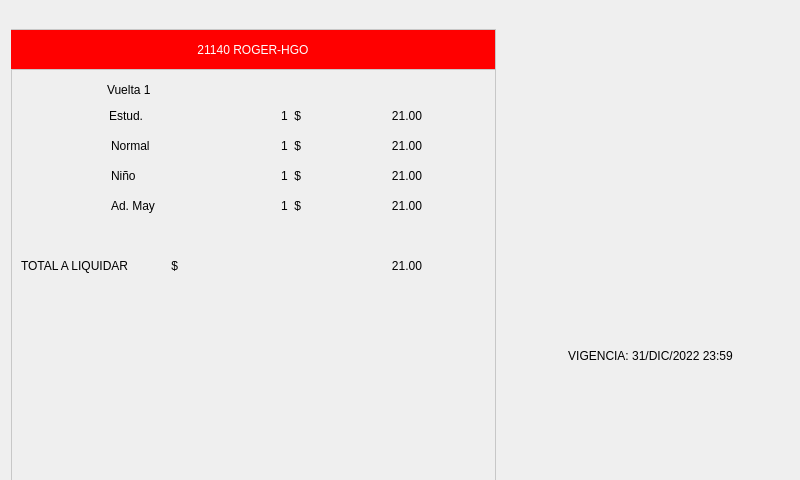
<?xml version="1.0" encoding="UTF-8"?>
<ui version="4.0">
 <class>Form</class>
 <widget class="QWidget" name="Form">
  <property name="geometry">
   <rect>
    <x>0</x>
    <y>0</y>
    <width>800</width>
    <height>480</height>
   </rect>
  </property>
  <property name="minimumSize">
   <size>
    <width>800</width>
    <height>480</height>
   </size>
  </property>
  <property name="maximumSize">
   <size>
    <width>800</width>
    <height>480</height>
   </size>
  </property>
  <property name="windowTitle">
   <string>Form</string>
  </property>
  <widget class="QLabel" name="label_font">
   <property name="geometry">
    <rect>
     <x>0</x>
     <y>0</y>
     <width>800</width>
     <height>480</height>
    </rect>
   </property>
   <property name="text">
    <string/>
   </property>
   <property name="pixmap">
    <pixmap>../Imagenes/Servicios.jpg</pixmap>
   </property>
   <property name="scaledContents">
    <bool>true</bool>
   </property>
   <property name="margin">
    <number>0</number>
   </property>
   <property name="indent">
    <number>-1</number>
   </property>
  </widget>
  <widget class="QFrame" name="destinos">
   <property name="geometry">
    <rect>
     <x>11</x>
     <y>29</y>
     <width>485</width>
     <height>456</height>
    </rect>
   </property>
   <property name="styleSheet">
    <string notr="true">QFrame{
border: 1px solid #c7c7c7;
}</string>
   </property>
   <property name="frameShape">
    <enum>QFrame::StyledPanel</enum>
   </property>
   <property name="frameShadow">
    <enum>QFrame::Raised</enum>
   </property>
   <widget class="QLabel" name="label_vuelta">
    <property name="geometry">
     <rect>
      <x>96</x>
      <y>50</y>
      <width>101</width>
      <height>21</height>
     </rect>
    </property>
    <property name="styleSheet">
     <string notr="true">border: 0;
font: 15pt &quot;MS Sans Serif&quot;;</string>
    </property>
    <property name="text">
     <string>Vuelta 1</string>
    </property>
   </widget>
   <widget class="QLabel" name="label_estudiantes">
    <property name="geometry">
     <rect>
      <x>98</x>
      <y>80</y>
      <width>71</width>
      <height>31</height>
     </rect>
    </property>
    <property name="styleSheet">
     <string notr="true">border: 0;
font: 15pt &quot;MS Sans Serif&quot;;</string>
    </property>
    <property name="frameShadow">
     <enum>QFrame::Plain</enum>
    </property>
    <property name="lineWidth">
     <number>0</number>
    </property>
    <property name="text">
     <string>Estud.</string>
    </property>
    <property name="alignment">
     <set>Qt::AlignLeading|Qt::AlignLeft|Qt::AlignTop</set>
    </property>
   </widget>
   <widget class="QLabel" name="label_head">
    <property name="geometry">
     <rect>
      <x>-1</x>
      <y>0</y>
      <width>486</width>
      <height>41</height>
     </rect>
    </property>
    <property name="styleSheet">
     <string notr="true">color:rgb(255, 255, 255);
background-color:rgb(255, 0, 0);
font: 87 20pt &quot;Arial Black&quot;;</string>
    </property>
    <property name="text">
     <string>21140 ROGER-HGO</string>
    </property>
    <property name="alignment">
     <set>Qt::AlignCenter</set>
    </property>
   </widget>
   <widget class="QLabel" name="label_estudiantes_2">
    <property name="geometry">
     <rect>
      <x>100</x>
      <y>110</y>
      <width>71</width>
      <height>31</height>
     </rect>
    </property>
    <property name="styleSheet">
     <string notr="true">border: 0;
font: 15pt &quot;MS Sans Serif&quot;;</string>
    </property>
    <property name="frameShadow">
     <enum>QFrame::Plain</enum>
    </property>
    <property name="lineWidth">
     <number>0</number>
    </property>
    <property name="text">
     <string>Normal</string>
    </property>
    <property name="alignment">
     <set>Qt::AlignLeading|Qt::AlignLeft|Qt::AlignTop</set>
    </property>
   </widget>
   <widget class="QLabel" name="label_estudiantes_3">
    <property name="geometry">
     <rect>
      <x>100</x>
      <y>140</y>
      <width>71</width>
      <height>31</height>
     </rect>
    </property>
    <property name="styleSheet">
     <string notr="true">border: 0;
font: 15pt &quot;MS Sans Serif&quot;;</string>
    </property>
    <property name="frameShadow">
     <enum>QFrame::Plain</enum>
    </property>
    <property name="lineWidth">
     <number>0</number>
    </property>
    <property name="text">
     <string>Niño</string>
    </property>
    <property name="alignment">
     <set>Qt::AlignLeading|Qt::AlignLeft|Qt::AlignTop</set>
    </property>
   </widget>
   <widget class="QLabel" name="label_estudiantes_4">
    <property name="geometry">
     <rect>
      <x>100</x>
      <y>170</y>
      <width>81</width>
      <height>31</height>
     </rect>
    </property>
    <property name="styleSheet">
     <string notr="true">border: 0;
font: 15pt &quot;MS Sans Serif&quot;;</string>
    </property>
    <property name="frameShadow">
     <enum>QFrame::Plain</enum>
    </property>
    <property name="lineWidth">
     <number>0</number>
    </property>
    <property name="text">
     <string>Ad. May</string>
    </property>
    <property name="alignment">
     <set>Qt::AlignLeading|Qt::AlignLeft|Qt::AlignTop</set>
    </property>
   </widget>
   <widget class="QLabel" name="label_cantidad_boletos_estud">
    <property name="geometry">
     <rect>
      <x>270</x>
      <y>80</y>
      <width>41</width>
      <height>31</height>
     </rect>
    </property>
    <property name="styleSheet">
     <string notr="true">border: 0;
font: 15pt &quot;MS Sans Serif&quot;;</string>
    </property>
    <property name="frameShadow">
     <enum>QFrame::Plain</enum>
    </property>
    <property name="lineWidth">
     <number>0</number>
    </property>
    <property name="text">
     <string>1  $</string>
    </property>
    <property name="alignment">
     <set>Qt::AlignLeading|Qt::AlignLeft|Qt::AlignTop</set>
    </property>
   </widget>
   <widget class="QLabel" name="label_total_cobro_estud">
    <property name="geometry">
     <rect>
      <x>340</x>
      <y>80</y>
      <width>71</width>
      <height>31</height>
     </rect>
    </property>
    <property name="styleSheet">
     <string notr="true">border: 0;
font: 15pt &quot;MS Sans Serif&quot;;</string>
    </property>
    <property name="frameShadow">
     <enum>QFrame::Plain</enum>
    </property>
    <property name="lineWidth">
     <number>0</number>
    </property>
    <property name="text">
     <string>21.00</string>
    </property>
    <property name="alignment">
     <set>Qt::AlignRight|Qt::AlignTop|Qt::AlignTrailing</set>
    </property>
   </widget>
   <widget class="QLabel" name="label_cantidad_boletos_normal">
    <property name="geometry">
     <rect>
      <x>270</x>
      <y>110</y>
      <width>41</width>
      <height>31</height>
     </rect>
    </property>
    <property name="styleSheet">
     <string notr="true">border: 0;
font: 15pt &quot;MS Sans Serif&quot;;</string>
    </property>
    <property name="frameShadow">
     <enum>QFrame::Plain</enum>
    </property>
    <property name="lineWidth">
     <number>0</number>
    </property>
    <property name="text">
     <string>1  $</string>
    </property>
    <property name="alignment">
     <set>Qt::AlignLeading|Qt::AlignLeft|Qt::AlignTop</set>
    </property>
   </widget>
   <widget class="QLabel" name="label_total_cobro_normal">
    <property name="geometry">
     <rect>
      <x>340</x>
      <y>110</y>
      <width>71</width>
      <height>31</height>
     </rect>
    </property>
    <property name="styleSheet">
     <string notr="true">border: 0;
font: 15pt &quot;MS Sans Serif&quot;;</string>
    </property>
    <property name="frameShadow">
     <enum>QFrame::Plain</enum>
    </property>
    <property name="lineWidth">
     <number>0</number>
    </property>
    <property name="text">
     <string>21.00</string>
    </property>
    <property name="alignment">
     <set>Qt::AlignRight|Qt::AlignTop|Qt::AlignTrailing</set>
    </property>
   </widget>
   <widget class="QLabel" name="label_cantidad_boletos_ninio">
    <property name="geometry">
     <rect>
      <x>270</x>
      <y>140</y>
      <width>41</width>
      <height>31</height>
     </rect>
    </property>
    <property name="styleSheet">
     <string notr="true">border: 0;
font: 15pt &quot;MS Sans Serif&quot;;</string>
    </property>
    <property name="frameShadow">
     <enum>QFrame::Plain</enum>
    </property>
    <property name="lineWidth">
     <number>0</number>
    </property>
    <property name="text">
     <string>1  $</string>
    </property>
    <property name="alignment">
     <set>Qt::AlignLeading|Qt::AlignLeft|Qt::AlignTop</set>
    </property>
   </widget>
   <widget class="QLabel" name="label_cantidad_boletos_admayor">
    <property name="geometry">
     <rect>
      <x>270</x>
      <y>170</y>
      <width>41</width>
      <height>31</height>
     </rect>
    </property>
    <property name="styleSheet">
     <string notr="true">border: 0;
font: 15pt &quot;MS Sans Serif&quot;;</string>
    </property>
    <property name="frameShadow">
     <enum>QFrame::Plain</enum>
    </property>
    <property name="lineWidth">
     <number>0</number>
    </property>
    <property name="text">
     <string>1  $</string>
    </property>
    <property name="alignment">
     <set>Qt::AlignLeading|Qt::AlignLeft|Qt::AlignTop</set>
    </property>
   </widget>
   <widget class="QLabel" name="label_total_cobro_ninio">
    <property name="geometry">
     <rect>
      <x>340</x>
      <y>140</y>
      <width>71</width>
      <height>31</height>
     </rect>
    </property>
    <property name="styleSheet">
     <string notr="true">border: 0;
font: 15pt &quot;MS Sans Serif&quot;;</string>
    </property>
    <property name="frameShadow">
     <enum>QFrame::Plain</enum>
    </property>
    <property name="lineWidth">
     <number>0</number>
    </property>
    <property name="text">
     <string>21.00</string>
    </property>
    <property name="alignment">
     <set>Qt::AlignRight|Qt::AlignTop|Qt::AlignTrailing</set>
    </property>
   </widget>
   <widget class="QLabel" name="label_total_cobro_admayor">
    <property name="geometry">
     <rect>
      <x>340</x>
      <y>170</y>
      <width>71</width>
      <height>31</height>
     </rect>
    </property>
    <property name="styleSheet">
     <string notr="true">border: 0;
font: 15pt &quot;MS Sans Serif&quot;;</string>
    </property>
    <property name="frameShadow">
     <enum>QFrame::Plain</enum>
    </property>
    <property name="lineWidth">
     <number>0</number>
    </property>
    <property name="text">
     <string>21.00</string>
    </property>
    <property name="alignment">
     <set>Qt::AlignRight|Qt::AlignTop|Qt::AlignTrailing</set>
    </property>
   </widget>
   <widget class="QLabel" name="label_estudiantes_5">
    <property name="geometry">
     <rect>
      <x>10</x>
      <y>230</y>
      <width>311</width>
      <height>31</height>
     </rect>
    </property>
    <property name="styleSheet">
     <string notr="true">border: 0;
font: 16pt &quot;MS Sans Serif&quot;;</string>
    </property>
    <property name="frameShadow">
     <enum>QFrame::Plain</enum>
    </property>
    <property name="lineWidth">
     <number>0</number>
    </property>
    <property name="text">
     <string>TOTAL A LIQUIDAR             $</string>
    </property>
    <property name="alignment">
     <set>Qt::AlignLeading|Qt::AlignLeft|Qt::AlignTop</set>
    </property>
   </widget>
   <widget class="QLabel" name="label_total_a_liquidar">
    <property name="geometry">
     <rect>
      <x>320</x>
      <y>230</y>
      <width>91</width>
      <height>31</height>
     </rect>
    </property>
    <property name="styleSheet">
     <string notr="true">border: 0;
font: 15pt &quot;MS Sans Serif&quot;;</string>
    </property>
    <property name="frameShadow">
     <enum>QFrame::Plain</enum>
    </property>
    <property name="lineWidth">
     <number>0</number>
    </property>
    <property name="text">
     <string>21.00</string>
    </property>
    <property name="alignment">
     <set>Qt::AlignRight|Qt::AlignTop|Qt::AlignTrailing</set>
    </property>
   </widget>
  </widget>
  <widget class="QLabel" name="label_fin">
   <property name="geometry">
    <rect>
     <x>560</x>
     <y>390</y>
     <width>61</width>
     <height>61</height>
    </rect>
   </property>
   <property name="text">
    <string/>
   </property>
   <property name="pixmap">
    <pixmap>../Imagenes/cerrarVuelta.png</pixmap>
   </property>
   <property name="scaledContents">
    <bool>true</bool>
   </property>
  </widget>
  <widget class="QLabel" name="label_user">
   <property name="geometry">
    <rect>
     <x>540</x>
     <y>110</y>
     <width>221</width>
     <height>231</height>
    </rect>
   </property>
   <property name="text">
    <string/>
   </property>
   <property name="pixmap">
    <pixmap>../Imagenes/User/user/generico.jpg</pixmap>
   </property>
   <property name="scaledContents">
    <bool>true</bool>
   </property>
  </widget>
  <widget class="QLabel" name="label_cancel">
   <property name="geometry">
    <rect>
     <x>710</x>
     <y>390</y>
     <width>61</width>
     <height>61</height>
    </rect>
   </property>
   <property name="text">
    <string/>
   </property>
   <property name="pixmap">
    <pixmap>../Imagenes/no.png</pixmap>
   </property>
   <property name="scaledContents">
    <bool>true</bool>
   </property>
  </widget>
  <widget class="QLabel" name="label_estudiantes_6">
   <property name="geometry">
    <rect>
     <x>500</x>
     <y>340</y>
     <width>301</width>
     <height>31</height>
    </rect>
   </property>
   <property name="styleSheet">
    <string notr="true">font: 75 15pt &quot;MS Shell Dlg 2&quot;;</string>
   </property>
   <property name="frameShadow">
    <enum>QFrame::Plain</enum>
   </property>
   <property name="lineWidth">
    <number>0</number>
   </property>
   <property name="text">
    <string>VIGENCIA: 31/DIC/2022 23:59</string>
   </property>
   <property name="alignment">
    <set>Qt::AlignCenter</set>
   </property>
  </widget>
 </widget>
 <resources/>
 <connections/>
</ui>
